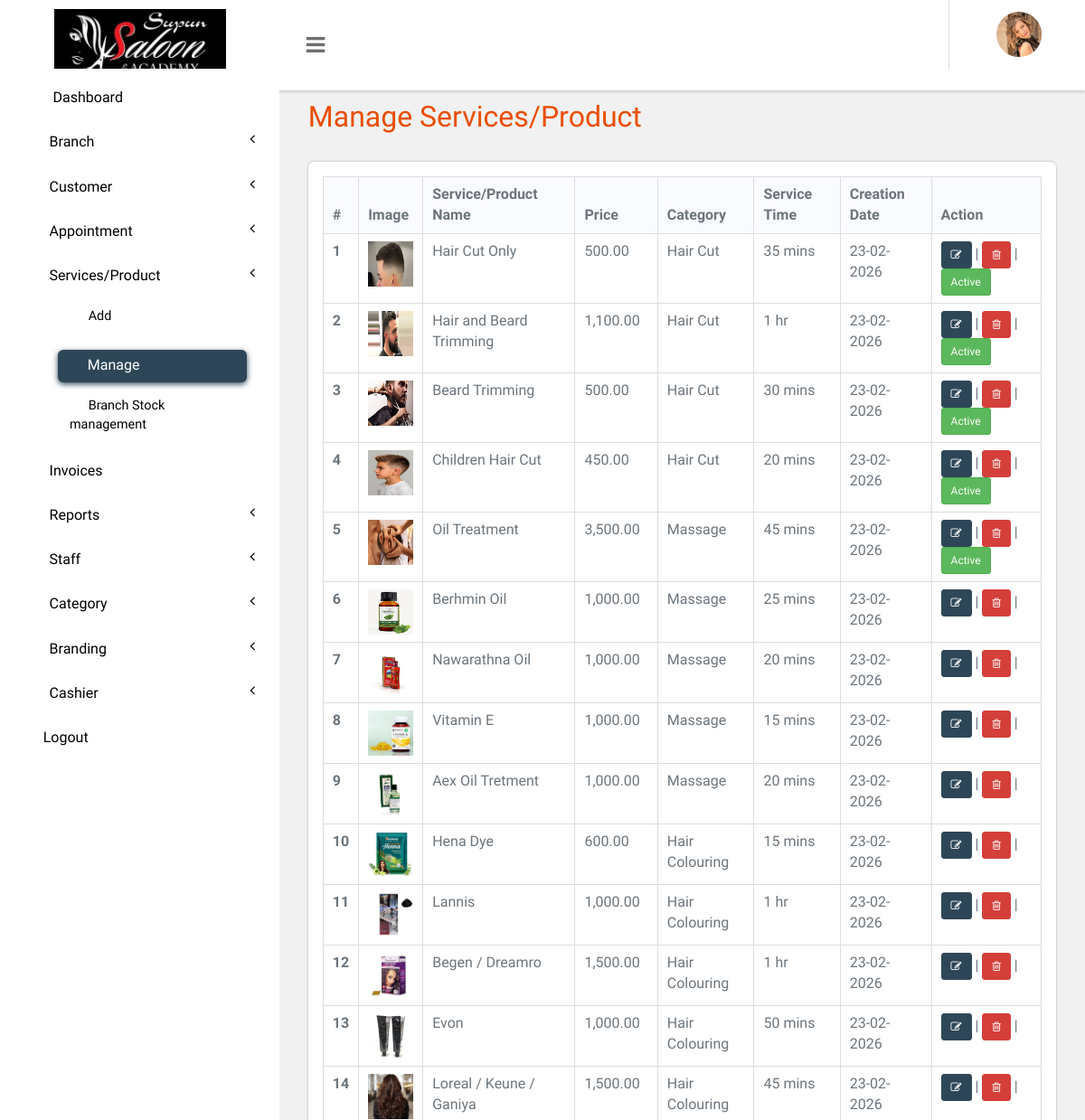
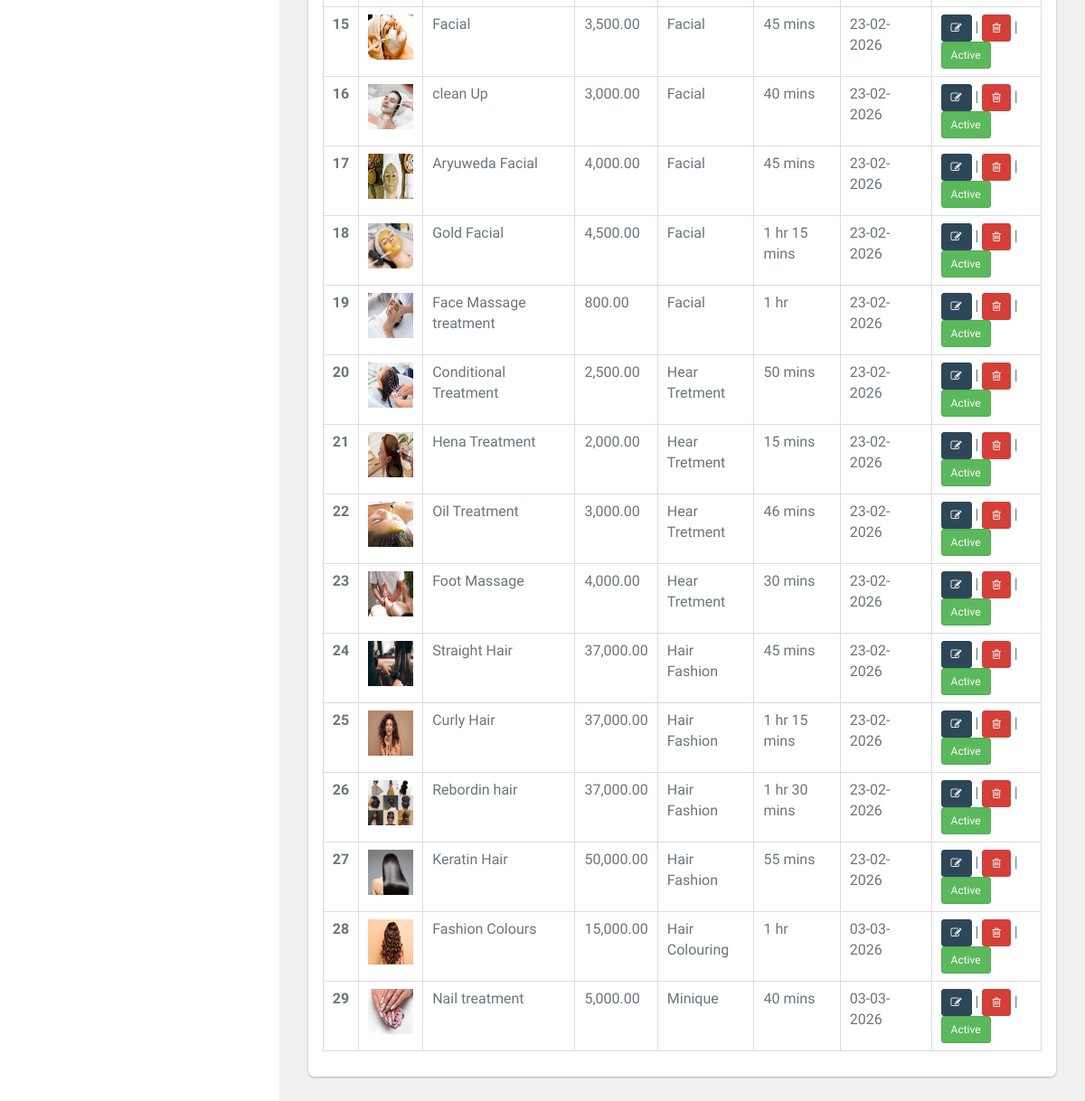
Page /panel/manage-services.php (signed in) on the committed database (2 pictures, top to bottom).
### tables this page shows
CREATE TABLE `branding` (
  `phone_no` int(10) NOT NULL,
  `logo` varchar(200) NOT NULL,
  `brand_name` varchar(200) NOT NULL,
  `id` int(10) NOT NULL,
  `company_email` varchar(50) NOT NULL,
  `website_name` varchar(50) NOT NULL,
  `address` varchar(50) NOT NULL,
  `favicon` varchar(50) NOT NULL
);

CREATE TABLE `tblservices` (
  `ID` int(10) NOT NULL,
  `ServiceName` varchar(200) DEFAULT NULL,
  `Description` mediumtext DEFAULT NULL,
  `Cost` int(10) DEFAULT NULL,
  `Image` varchar(255) DEFAULT NULL,
  `opening_stock` int(11) NOT NULL DEFAULT 0,
  `cate_id` varchar(50) NOT NULL,
  `type` tinyint(4) NOT NULL,
  `CreationDate` timestamp NULL DEFAULT current_timestamp(),
  `status` int(1) NOT NULL DEFAULT 1 COMMENT '0 = inactive, 1 = active',
  `service_time` int(11) DEFAULT 0
);

CREATE TABLE `tbl_category` (
  `id` int(11) NOT NULL,
  `name` varchar(200) NOT NULL,
  `status` tinyint(4) NOT NULL
);

### panel/manage-services.php (the view, shortened to what this page needs)
<?php
include('includes/dbconnection.php');
if (strlen($_SESSION['bpmsaid']==0)) {
  header('location:logout.php');
  } else{
  ?>
<!DOCTYPE HTML>
<html>
<head>
    <link href="css/bootstrap.css" rel='stylesheet' type='text/css' />
    <link href="css/style.css" rel='stylesheet' type='text/css' />
    <link href="css/font-awesome.css" rel="stylesheet">
    <link href="css/animate.css" rel="stylesheet" type="text/css" media="all">
    <link href="css/custom.css" rel="stylesheet">
</head>
<body class="cbp-spmenu-push">
    <div class="main-content">
        <?php include_once('includes/sidebar.php');?>
        <?php include_once('includes/header.php');?>
        <div id="page-wrapper">
            <div class="main-page">
                <div class="tables">
                    <h3 class="title1">Manage Services/Product</h3>
                    <div class="table-responsive bs-example widget-shadow">
                        <table id="example" class="table table-bordered">
                            <thead>
                                <tr>
                                    <th>#</th>
                                    <th>Image</th>
                                    <th>Service/Product Name</th>
                                    <th>Price</th>
                                    <th>Category</th>
                                    <th>Service Time</th>
                                    <th>Creation Date</th>
                                    <th>Action</th>
                                </tr>
                            </thead>
                            <tbody>
                                <?php
$ret=mysqli_query($con,"select *from  tblservices");
$cnt=1;
while ($row=mysqli_fetch_array($ret)) {
$time_display = 'N/A';
if (!empty($row['service_time'])) {
    $service_time_total = intval($row['service_time']);
    if ($service_time_total > 0) {
        $hours = floor($service_time_total / 60);
        $minutes = $service_time_total % 60;
        $time_display = '';
        if ($hours > 0) {
            $time_display .= $hours . ' hr' . ($hours > 1 ? 's' : '');
        }
        if ($minutes > 0) {
            $time_display .= ($hours > 0 ? ' ' : '') . $minutes . ' min' . ($minutes > 1 ? 's' : '');
        }
    }
}
?>
                                <tr>
                                    <th scope="row"><?php echo $cnt;?></th>
                                    <td><img src="images/<?php echo $row['Image'];?>" width="50" height="50"></td>
                                    <td><?php  echo $row['ServiceName'];?></td>
                                    <td><?php  echo number_format($row['Cost'],2);?></td>
                                    <td><?php
						    $cid=$row['cate_id'];
						    $ret1=mysqli_query($con,"select * from  tbl_category where id='$cid'");
						    $row1=mysqli_fetch_array($ret1);
						    echo $row1['name'];
						 ?></td>
                                    <td><?php echo $time_display; ?></td>
                                    <td><?php  echo
						 date('d-m-Y', strtotime($row['CreationDate']));?></td>
                                    <td><a href="edit-services.php?editid=<?php echo $row['ID'];?>"
                                            class="btn btn-primary btn-sm"><i class="fa fa-edit"></i></a> |
                                        <a href="manage-services.php?action=delete&&id=<?php echo $row['ID'];?>"
                                            class="btn btn-danger btn-sm"><i class="fa fa-trash-o"
                                                aria-hidden="true"></i></a> |
                                        <?php if($row['type']==2){ ?>
                                            <?php if($row['status'] == 1): ?>
                                                <a href="manage-services.php?action=status_update&id=<?php echo $row['ID']; ?>&status=1" class="btn btn-success btn-sm" onclick="return confirm('Are you sure you want to deactivate this service?')">Active</a>
                                            <?php else: ?>
                                                <a href="manage-services.php?action=status_update&id=<?php echo $row['ID']; ?>&status=0" class="btn btn-danger btn-sm" onclick="return confirm('Are you sure you want to activate this service?')">Inactive</a>
                                            <?php endif; ?>
                                        <?php } ?>
                                    </td>
                                </tr> <?php
$cnt=$cnt+1;
} ?>
                            </tbody>
                        </table>
                    </div>
                </div>
            </div>
        </div>
    </div>
</body>
</html>
<?php }  ?>

### panel/includes/header.php (shortened to what this page needs)
<?php
$branding_query = mysqli_query($con, "select * from branding where id=1");
$branding_row = mysqli_fetch_array($branding_query);
?>
<div class="sticky-header header-section ">
      <div class="header-left">
        <div class="logo">
            <img src="images/<?php echo $branding_row['logo'];?>" width="190px" class="logo-top">
        </div>
        <button id="showLeftPush"><i class="fa fa-bars"></i></button>
      </div>
      <div class="header-right">
        <div class="profile_details_left">
          <ul class="nofitications-dropdown">
            <li class="dropdown head-dpdn">
            </li>
          </ul>
          <div class="clearfix"> </div>
        </div>
        <div class="profile_details">
          <ul>
            <li class="dropdown profile_details_drop">
              <a href="#" class="dropdown-toggle" data-toggle="dropdown" aria-expanded="false">
                <div class="profile_img">
                  <span class="prfil-img"><img src="images/1.png" alt="" width="50" height="50"> </span>
                </div>
              </a>
            </li>
          </ul>
        </div>
      </div>
      <div class="clearfix"> </div>
    </div>

### panel/css/style.css (style rules this page uses)
html,body { overflow-x: hidden; }
body { background: #f8f7fa; font-family:"Public Sans", "Oxygen", "Ubuntu", "Cantarell", "Fira Sans", sans-serif; color: #6c757d; }
h4, h5, h6, h1, h2, h3 { margin: 0; }
ul, ol { margin: 0; }
html, body { font-size: 100%; overflow-x: hidden; background: #fff; }
body a { transition: 0.5s all ease; -webkit-transition: 0.5s all ease; -moz-transition: 0.5s all ease; -o-transition: 0.5s all ease; -ms-transition: 0.5s all ease; text-decoration:none; }
h1,h2,h3,h4,h5,h6 { margin:0; }
ul,label { margin:0; padding:0; }
.main-content { position: relative; }
.sticky-header { position: fixed; top: 0; left:0px; width: 100%; z-index: 100; margin: 0px !important; }
.header-section { background:#FFF; box-shadow: 1px 1px 4px rgba(0, 0, 0, 0.21); -webkit-box-shadow: 1px 1px 4px rgba(0, 0, 0, 0.21); -moz-box-shadow: 1px 1px 4px rgba(0, 0, 0, 0.21); -o-box-shadow: 1px 1px 4px rgba(0, 0, 0, 0.21); }
.header-section::after { clear: both; display: block; content: ''; }
.header-left { float: left; width: 45%; display: flex; }
.header-right { float: right; }
button#showLeftPush { font-size: 1.5em; width: 80px; padding: 0.87em 0; text-align: center; cursor: pointer; float: left; color: #6F6F6F; -moz-transition: all 0.2s ease-out 0s; -webkit-transition: all 0.2s ease-out 0s; transition: all 0.2s ease-out 0s; border: none; background-color: #fff; outline:none; }
.cbp-spmenu-push { overflow-x: hidden; position: relative; }
.cbp-spmenu, .cbp-spmenu-push { -webkit-transition: all 0.3s ease; -moz-transition: all 0.3s ease; transition: all 0.3s ease; }
.cbp-spmenu-push div#page-wrapper { margin: 0 0 0 19.3em; transition:.5s all; -webkit-transition:.5s all; -moz-transition:.5s all; }
.fa { display: inline-block; font-family: FontAwesome; font-style: normal; font-weight: normal; line-height: 1; -webkit-font-smoothing: antialiased; -moz-osx-font-smoothing: grayscale; }
.logo { background: #fff; text-align: center; float: left; width: 309px; }
.profile_details_left { float: left; }
li.dropdown.head-dpdn { display: inline-block; padding: 1.7em 0; border-left: 1px solid #E0E0E0; float: left; }
.profile_details { float: right; }
.profile_details_drop a.dropdown-toggle { display:block; padding: 0.8em 3em 0 2em; }
.profile_img span.prfil-img { float:left; }
.profile_details ul li { list-style-type:none; position:relative; }
.widget-shadow { background-color: #fff; box-shadow: 0 -1px 3px rgba(0,0,0,.12),0 1px 2px rgba(0,0,0,.24); -webkit-box-shadow: 0 -1px 3px rgba(0,0,0,.12),0 1px 2px rgba(0,0,0,.24); -moz-box-shadow: 0 -1px 3px rgba(0,0,0,.12),0 1px 2px rgba(0,0,0,.24); border-radius: 0.375rem; position: relative; z-index: 2; }
h3.title1 { font-size: 2em; color: #e94e02; margin-bottom: 0.8em; }
.table > thead > tr > th, .table > tbody > tr > th, .table > tfoot > tr > th, .table > thead > tr > td, .table > tbody > tr > td, .table > tfoot > tr > td { border-top: none; }
.tables .panel-body ,.tables .bs-example { padding: 1em 1em 0.5em; }
.tables .table > thead > tr > th, .tables .table > tbody > tr > th, .tables .table > tfoot > tr > th, .tables .table > thead > tr > td, .tables .table > tbody > tr > td, .tables .table > tfoot > tr > td { padding: 8px 10px; border-top: 1px solid #E0E0E0; }
.bs-example { margin-top: 2em; }
.btn-danger { background: #d43f3a !important; }
.logo-top { padding-top: 10px; }
thead { background-color: #fafbfe; }
.table-bordered > thead > tr > th, .table-bordered > thead > tr > td { border-bottom-width:0px; }
.btn-primary { background-color: #2e4758; border-color: #2e4758; }

### panel/css/custom.css (style rules this page uses)
#page-wrapper { padding:7em 2em 2.5em; background-color: #F1F1F1; padding-bottom: 240px; }

### rows in the picture
branding: logo (picture)
tblservices: Image (picture), ServiceName "Hair Cut Only", Cost "500.00", tbl_category.name "Hair Cut", service_time "35 mins", CreationDate "23-02-2026"
tblservices: Image (picture), ServiceName "Hair and Beard Trimming", Cost "1,100.00", tbl_category.name "Hair Cut", service_time "1 hr", CreationDate "23-02-2026"
tblservices: Image (picture), ServiceName "Beard Trimming", Cost "500.00", tbl_category.name "Hair Cut", service_time "30 mins", CreationDate "23-02-2026"
tblservices: Image (picture), ServiceName "Children Hair Cut", Cost "450.00", tbl_category.name "Hair Cut", service_time "20 mins", CreationDate "23-02-2026"
tblservices: Image (picture), ServiceName "Oil Treatment", Cost "3,500.00", tbl_category.name "Massage", service_time "45 mins", CreationDate "23-02-2026"
tblservices: Image (picture), ServiceName "Berhmin Oil", Cost "1,000.00", tbl_category.name "Massage", service_time "25 mins", CreationDate "23-02-2026"
tblservices: Image (picture), ServiceName "Nawarathna Oil", Cost "1,000.00", tbl_category.name "Massage", service_time "20 mins", CreationDate "23-02-2026"
tblservices: Image (picture), ServiceName "Vitamin E", Cost "1,000.00", tbl_category.name "Massage", service_time "15 mins", CreationDate "23-02-2026"
tblservices: Image (picture), ServiceName "Aex Oil Tretment", Cost "1,000.00", tbl_category.name "Massage", service_time "20 mins", CreationDate "23-02-2026"
tblservices: Image (picture), ServiceName "Hena Dye", Cost "600.00", tbl_category.name "Hair Colouring", service_time "15 mins", CreationDate "23-02-2026"
tblservices: Image (picture), ServiceName "Lannis", Cost "1,000.00", tbl_category.name "Hair Colouring", service_time "1 hr", CreationDate "23-02-2026"
tblservices: Image (picture), ServiceName "Begen / Dreamro", Cost "1,500.00", tbl_category.name "Hair Colouring", service_time "1 hr", CreationDate "23-02-2026"
tblservices: Image (picture), ServiceName "Evon", Cost "1,000.00", tbl_category.name "Hair Colouring", service_time "50 mins", CreationDate "23-02-2026"
tblservices: Image (picture), ServiceName "Loreal / Keune / Ganiya", Cost "1,500.00", tbl_category.name "Hair Colouring", service_time "45 mins", CreationDate "23-02-2026"
tblservices: Image (picture), ServiceName "Facial", Cost "3,500.00", tbl_category.name "Facial", service_time "45 mins", CreationDate "23-02-2026"
tblservices: Image (picture), ServiceName "clean Up", Cost "3,000.00", tbl_category.name "Facial", service_time "40 mins", CreationDate "23-02-2026"
tblservices: Image (picture), ServiceName "Aryuweda Facial", Cost "4,000.00", tbl_category.name "Facial", service_time "45 mins", CreationDate "23-02-2026"
tblservices: Image (picture), ServiceName "Gold Facial", Cost "4,500.00", tbl_category.name "Facial", service_time "1 hr 15 mins", CreationDate "23-02-2026"
tblservices: Image (picture), ServiceName "Face Massage treatment", Cost "800.00", tbl_category.name "Facial", service_time "1 hr", CreationDate "23-02-2026"
tblservices: Image (picture), ServiceName "Conditional Treatment", Cost "2,500.00", tbl_category.name "Hear Tretment", service_time "50 mins", CreationDate "23-02-2026"
tblservices: Image (picture), ServiceName "Hena Treatment", Cost "2,000.00", tbl_category.name "Hear Tretment", service_time "15 mins", CreationDate "23-02-2026"
tblservices: Image (picture), ServiceName "Oil Treatment", Cost "3,000.00", tbl_category.name "Hear Tretment", service_time "46 mins", CreationDate "23-02-2026"
tblservices: Image (picture), ServiceName "Foot Massage", Cost "4,000.00", tbl_category.name "Hear Tretment", service_time "30 mins", CreationDate "23-02-2026"
tblservices: Image (picture), ServiceName "Straight Hair", Cost "37,000.00", tbl_category.name "Hair Fashion", service_time "45 mins", CreationDate "23-02-2026"
tblservices: Image (picture), ServiceName "Curly Hair", Cost "37,000.00", tbl_category.name "Hair Fashion", service_time "1 hr 15 mins", CreationDate "23-02-2026"
tblservices: Image (picture), ServiceName "Rebordin hair", Cost "37,000.00", tbl_category.name "Hair Fashion", service_time "1 hr 30 mins", CreationDate "23-02-2026"
tblservices: Image (picture), ServiceName "Keratin Hair", Cost "50,000.00", tbl_category.name "Hair Fashion", service_time "55 mins", CreationDate "23-02-2026"
tblservices: Image (picture), ServiceName "Fashion Colours", Cost "15,000.00", tbl_category.name "Hair Colouring", service_time "1 hr", CreationDate "03-03-2026"
tblservices: Image (picture), ServiceName "Nail treatment", Cost "5,000.00", tbl_category.name "Minique", service_time "40 mins", CreationDate "03-03-2026"
